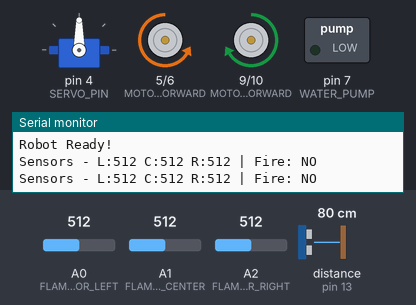
The sketch below on a simulated Arduino Uno, built with avr-gcc and run on an emulated ATmega328P. On the bench: servo, motor-driver pin pairs drawn as motors (green arrow = first pin HIGH = forward, orange = second pin HIGH = backward, longer = more drive, scaled by the enable pin), switched loads named in the sketch (green lamp = pin HIGH), the last lines printed to the serial monitor. Wiring (inferred from the names in the program): ultrasonic range finder: trigger pin 12; echo pin 13. The test bench sets the inputs (shaded band); at power-on: A1 (FLAME_SENSOR_CENTER) = 512, distance to the obstacle (sensor on pin 13) 80 cm, A0 (FLAME_SENSOR_LEFT) = 512, A2 (FLAME_SENSOR_RIGHT) = 512. The echo pulse lasts 58.3 µs per cm; pins used as bus, display or sensor lines are not drawn.

Above: at 3.2 s.
3.3 s: A1 (FLAME_SENSOR_CENTER) set to 499
At 4.3 s:
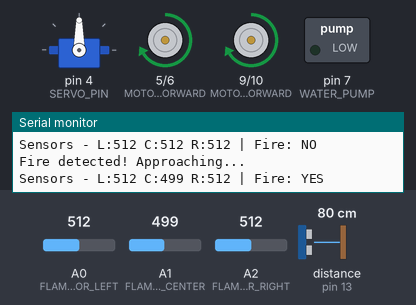
4.9 s: distance to the obstacle (sensor on pin 13) set to 43 cm
6.4 s: distance to the obstacle (sensor on pin 13) set to 37 cm
At 7.4 s:
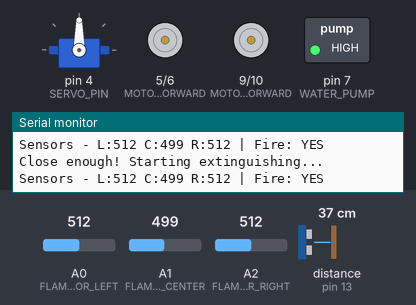
7.9 s: A1 (FLAME_SENSOR_CENTER) set to 522
At 10.1 s:
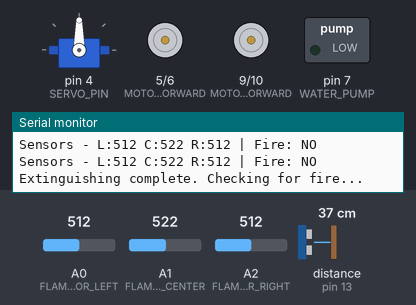
10.9 s: distance to the obstacle (sensor on pin 13) set to 23 cm
13.9 s: distance to the obstacle (sensor on pin 13) set to 18 cm
At 15.8 s:
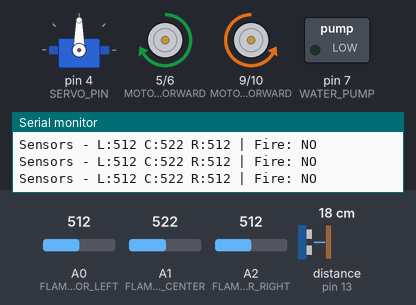
Timing chart, 0 to 17.9 s (numbered marks = the images above; inputs shaded):
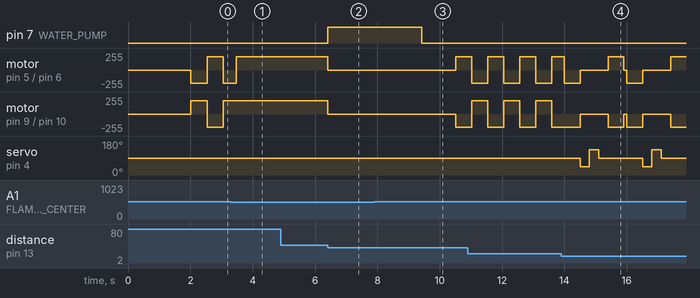

Measured:
- the behaviour switches between 512 and 511 on A1 (FLAME_SENSOR_CENTER) (found by bisection; images 0 and 1)
- the behaviour switches between 41 and 40 cm on distance to the obstacle (sensor on pin 13) (found by bisection; images 1 and 2)
- the behaviour switches between 21 and 20 cm on distance to the obstacle (sensor on pin 13) (found by bisection; images 3 and 4)
- after the input at 3.3 s, motor on pin 9 (MOTOR_RIGHT_FORWARD) / pin 10 (MOTOR_RIGHT_BACKWARD): stays forward 200/255 (without the input it goes to backward 200/255 after 0.29 s)
- after the input at 6.4 s, pin 7 (WATER_PUMP): LOW → HIGH at once; motor on pin 5 (MOTOR_LEFT_FORWARD) / pin 6 (MOTOR_LEFT_BACKWARD), motor on pin 9 (MOTOR_RIGHT_FORWARD) / pin 10 (MOTOR_RIGHT_BACKWARD): forward 200/255 → stopped at once
- after the input at 7.9 s, pin 7 (WATER_PUMP): goes on until 9.4 s, then stays LOW; motor on pin 5 (MOTOR_LEFT_FORWARD) / pin 6 (MOTOR_LEFT_BACKWARD): stopped → forward 200/255 after 2.6 s; motor on pin 9 (MOTOR_RIGHT_FORWARD) / pin 10 (MOTOR_RIGHT_BACKWARD): stopped → backward 200/255 after 2.6 s
- after the input at 13.9 s, servo on pin 4 (SERVO_PIN): 90° → 45° after 0.60 s, → 135° 0.30 s later, → 90° 0.30 s later, → 45° 1.4 s later, … (6 changes in this stretch)

The sketch:

fire_fighting_robot.ino
```cpp
/*
 * Fire-Fighting Robot Car
 *
 * A mobile robot that detects fire using flame sensors and automatically
 * sprays water to extinguish it.
 *
 * Features:
 * - Autonomous movement with obstacle avoidance
 * - Flame detection using IR flame sensors
 * - Automatic water pump activation
 * - Emergency stop functionality
 */

#include <Servo.h>

// Motor Driver Pins (L298N)
#define MOTOR_LEFT_FORWARD 5
#define MOTOR_LEFT_BACKWARD 6
#define MOTOR_RIGHT_FORWARD 9
#define MOTOR_RIGHT_BACKWARD 10
#define MOTOR_ENABLE_LEFT 11
#define MOTOR_ENABLE_RIGHT 3

// Flame Sensor Pins
#define FLAME_SENSOR_LEFT A0
#define FLAME_SENSOR_CENTER A1
#define FLAME_SENSOR_RIGHT A2

// Water Pump Pin
#define WATER_PUMP 7

// Ultrasonic Sensor Pins (for obstacle detection)
#define TRIG_PIN 12
#define ECHO_PIN 13

// Servo Pin
#define SERVO_PIN 4

// Constants
#define FLAME_THRESHOLD 512    // Analog threshold for flame detection (lower value = flame detected)
#define SAFE_DISTANCE 20       // Safe distance from obstacles in cm
#define EXTINGUISHING_DISTANCE (SAFE_DISTANCE * 2)  // Distance to start extinguishing
#define MOTOR_SPEED 200        // PWM value for motor speed (0-255)
#define PUMP_DURATION 3000     // Time to run pump in milliseconds
#define SOUND_SPEED_CM_US 0.034  // Speed of sound in cm/microsecond
#define DEBUG_INTERVAL 1000    // Debug output interval in milliseconds
#define SERVO_DELAY 300        // Delay for servo positioning in milliseconds
#define BACKUP_DELAY 500       // Delay for backing up in milliseconds
#define TURN_DELAY 500         // Delay for turning in milliseconds

// States
enum RobotState {
  SEARCHING,
  APPROACHING_FIRE,
  EXTINGUISHING,
  STOPPED
};

RobotState currentState = SEARCHING;
unsigned long pumpStartTime = 0;
unsigned long lastDebugTime = 0;  // Track last debug output time

// Servo object
Servo scanServo;

void setup() {
  // Initialize Serial for debugging
  Serial.begin(9600);
  Serial.println("Fire-Fighting Robot Initializing...");

  // Motor pins
  pinMode(MOTOR_LEFT_FORWARD, OUTPUT);
  pinMode(MOTOR_LEFT_BACKWARD, OUTPUT);
  pinMode(MOTOR_RIGHT_FORWARD, OUTPUT);
  pinMode(MOTOR_RIGHT_BACKWARD, OUTPUT);
  pinMode(MOTOR_ENABLE_LEFT, OUTPUT);
  pinMode(MOTOR_ENABLE_RIGHT, OUTPUT);

  // Flame sensor pins (analog pins auto-configure, but explicit for clarity)
  // pinMode() not required for analog inputs, but shown for documentation

  // Water pump pin
  pinMode(WATER_PUMP, OUTPUT);
  digitalWrite(WATER_PUMP, LOW);

  // Ultrasonic sensor pins
  pinMode(TRIG_PIN, OUTPUT);
  pinMode(ECHO_PIN, INPUT);

  // Servo setup
  scanServo.attach(SERVO_PIN);
  scanServo.write(90);  // Center position

  // Enable motors
  analogWrite(MOTOR_ENABLE_LEFT, MOTOR_SPEED);
  analogWrite(MOTOR_ENABLE_RIGHT, MOTOR_SPEED);

  Serial.println("Robot Ready!");
  delay(2000);
}

void loop() {
  // Read flame sensors
  int flameLeft = analogRead(FLAME_SENSOR_LEFT);
  int flameCenter = analogRead(FLAME_SENSOR_CENTER);
  int flameRight = analogRead(FLAME_SENSOR_RIGHT);

  // Check for fire detection
  bool fireDetectedLeft = flameLeft < FLAME_THRESHOLD;
  bool fireDetectedCenter = flameCenter < FLAME_THRESHOLD;
  bool fireDetectedRight = flameRight < FLAME_THRESHOLD;
  bool fireDetected = fireDetectedLeft || fireDetectedCenter || fireDetectedRight;

  // Debug output (throttled to avoid flooding Serial Monitor)
  if (millis() - lastDebugTime >= DEBUG_INTERVAL) {
    Serial.print("Sensors - L:");
    Serial.print(flameLeft);
    Serial.print(" C:");
    Serial.print(flameCenter);
    Serial.print(" R:");
    Serial.print(flameRight);
    Serial.print(" | Fire: ");
    Serial.println(fireDetected ? "YES" : "NO");
    lastDebugTime = millis();
  }

  // State machine
  switch (currentState) {
    case SEARCHING:
      if (fireDetected) {
        Serial.println("Fire detected! Approaching...");
        currentState = APPROACHING_FIRE;
      } else {
        searchForFire();
      }
      break;

    case APPROACHING_FIRE:
      if (fireDetectedCenter) {
        // Fire directly ahead, check distance
        int distance = getDistance();
        if (distance < SAFE_DISTANCE && distance > 0) {
          // Obstacle too close - avoid it
          Serial.println("Obstacle detected while approaching fire!");
          avoidObstacle();
        } else if (distance >= SAFE_DISTANCE && distance < EXTINGUISHING_DISTANCE && distance > 0) {
          // Close enough to extinguish (between 20cm and 40cm)
          Serial.println("Close enough! Starting extinguishing...");
          stopMotors();
          currentState = EXTINGUISHING;
          pumpStartTime = millis();
          digitalWrite(WATER_PUMP, HIGH);
        } else {
          // Fire far away - keep moving forward
          moveForward();
        }
      } else if (fireDetectedLeft) {
        turnLeft();
      } else if (fireDetectedRight) {
        turnRight();
      } else {
        // Lost the fire signal
        Serial.println("Fire signal lost. Returning to search mode.");
        currentState = SEARCHING;
      }
      break;

    case EXTINGUISHING:
      // Run pump for specified duration
      if (millis() - pumpStartTime >= PUMP_DURATION) {
        digitalWrite(WATER_PUMP, LOW);
        Serial.println("Extinguishing complete. Checking for fire...");
        delay(1000);

        // Re-check for fire
        flameCenter = analogRead(FLAME_SENSOR_CENTER);
        if (flameCenter >= FLAME_THRESHOLD) {
          Serial.println("Fire extinguished! Returning to search mode.");
          currentState = SEARCHING;
        } else {
          Serial.println("Fire still detected. Continuing to extinguish...");
          pumpStartTime = millis();
          digitalWrite(WATER_PUMP, HIGH);
        }
      }
      break;

    case STOPPED:
      stopMotors();
      digitalWrite(WATER_PUMP, LOW);
      break;
  }

  delay(100);  // Small delay for stability
}

// Movement Functions
void moveForward() {
  digitalWrite(MOTOR_LEFT_FORWARD, HIGH);
  digitalWrite(MOTOR_LEFT_BACKWARD, LOW);
  digitalWrite(MOTOR_RIGHT_FORWARD, HIGH);
  digitalWrite(MOTOR_RIGHT_BACKWARD, LOW);
}

void moveBackward() {
  digitalWrite(MOTOR_LEFT_FORWARD, LOW);
  digitalWrite(MOTOR_LEFT_BACKWARD, HIGH);
  digitalWrite(MOTOR_RIGHT_FORWARD, LOW);
  digitalWrite(MOTOR_RIGHT_BACKWARD, HIGH);
}

void turnLeft() {
  digitalWrite(MOTOR_LEFT_FORWARD, LOW);
  digitalWrite(MOTOR_LEFT_BACKWARD, HIGH);
  digitalWrite(MOTOR_RIGHT_FORWARD, HIGH);
  digitalWrite(MOTOR_RIGHT_BACKWARD, LOW);
}

void turnRight() {
  digitalWrite(MOTOR_LEFT_FORWARD, HIGH);
  digitalWrite(MOTOR_LEFT_BACKWARD, LOW);
  digitalWrite(MOTOR_RIGHT_FORWARD, LOW);
  digitalWrite(MOTOR_RIGHT_BACKWARD, HIGH);
}

void stopMotors() {
  digitalWrite(MOTOR_LEFT_FORWARD, LOW);
  digitalWrite(MOTOR_LEFT_BACKWARD, LOW);
  digitalWrite(MOTOR_RIGHT_FORWARD, LOW);
  digitalWrite(MOTOR_RIGHT_BACKWARD, LOW);
}

// Search pattern - rotate slowly to scan for fire
void searchForFire() {
  // Check for obstacles while searching
  int distance = getDistance();
  if (distance < SAFE_DISTANCE && distance > 0) {
    // Obstacle detected during search - avoid it
    avoidObstacle();
    return;
  }

  static unsigned long lastTurnTime = 0;
  static bool turningRight = true;

  if (millis() - lastTurnTime > 500) {  // Change direction every 500ms
    turningRight = !turningRight;
    lastTurnTime = millis();
  }

  if (turningRight) {
    turnRight();
  } else {
    turnLeft();
  }
}

// Ultrasonic sensor distance measurement
int getDistance() {
  digitalWrite(TRIG_PIN, LOW);
  delayMicroseconds(2);
  digitalWrite(TRIG_PIN, HIGH);
  delayMicroseconds(10);
  digitalWrite(TRIG_PIN, LOW);

  // Timeout after 30ms (30000 microseconds) - allows measuring up to ~5m distance
  long duration = pulseIn(ECHO_PIN, HIGH, 30000UL);

  if (duration == 0) {
    return -1;  // No echo received
  }

  int distance = duration * SOUND_SPEED_CM_US / 2;  // Convert to cm (divide by 2 for round trip)
  return distance;
}

// Obstacle avoidance with servo scanning
void avoidObstacle() {
  stopMotors();
  moveBackward();
  delay(BACKUP_DELAY);
  stopMotors();  // Stop before scanning

  // Scan left (45°)
  int leftDist = scanDirection(45);

  // Scan right (135°)
  int rightDist = scanDirection(135);

  // Return to center (90°)
  scanServo.write(90);
  delay(SERVO_DELAY);  // Wait for servo to reach center position

  // Choose better direction (handle invalid readings)
  if (leftDist > 0 && rightDist > 0) {
    // Both readings valid - choose better direction
    if (leftDist > rightDist) {
      turnLeft();
      delay(TURN_DELAY);
    } else {
      turnRight();
      delay(TURN_DELAY);
    }
  } else if (leftDist > 0) {
    // Only left reading valid
    turnLeft();
    delay(TURN_DELAY);
  } else if (rightDist > 0) {
    // Only right reading valid
    turnRight();
    delay(TURN_DELAY);
  } else {
    // Both readings invalid - default turn right
    turnRight();
    delay(TURN_DELAY);
  }
  stopMotors();
}

// Scan specific direction and return distance
int scanDirection(int angle) {
  scanServo.write(angle);
  delay(SERVO_DELAY);  // Wait for servo to reach position
  return getDistance();
}
```
